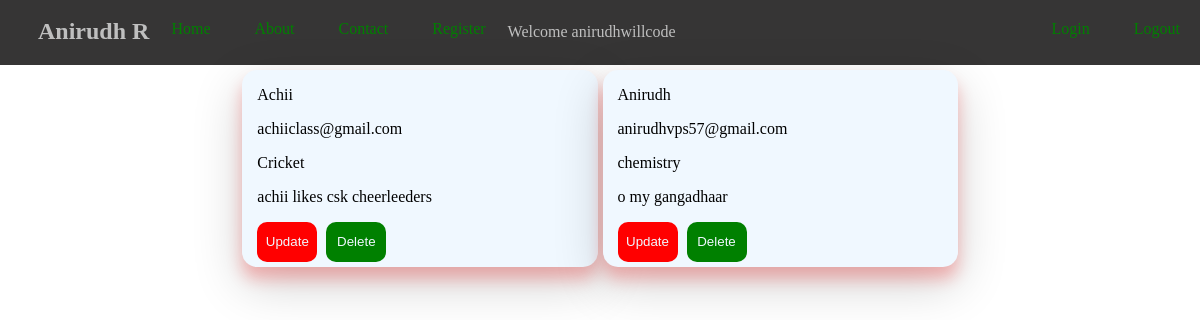
Screenshot of /about (signed in) with the database file from the repository.
### myapp/models.py (models this page shows)
class Contact(models.Model):
    name=models.CharField(max_length=20)
    email=models.EmailField()
    subject=models.CharField(max_length=20)
    message=models.TextField()
    connect=models.ForeignKey( User,on_delete=models.CASCADE,null=True)

### myapp/views.py (the view)
# urls.py: path('about',views.about,name="about"),
def about(request):
    if request.user.is_authenticated:
        a=Contact.objects.filter(connect=request.user)
        return render(request,'about.html',{'obj':a})
    else:
        return render(request,'about.html')

### templates/about.html
{% extends "common.html" %}
{% block body %}
<div id="uio">
{% if user.is_authenticated  %}
{% for i in obj %}
<div class="details">
   <p>{{i.name}}</p>
   <p>{{i.email}}</p>
   <p>{{i.subject}}</p>
   <p>{{i.message}}</p>
   <button id="ra"><a href="/update_contact/{{i.id}}">Update</a></button>
   <button id="ja"><a href="/delete_contact/{{i.id}}">Delete</a></button>
</div>
{%endfor%}
{% else %}
<p> umma watta u want beatings  ahh ?? login re kaamchor </p>
{% endif %}
</div>
{% endblock body %}

### templates/common.html (shortened to what this page needs)
<!DOCTYPE html>
<html lang="en">
<head>
    {% load static %}
    <link rel="stylesheet" href="{% static "dim.css" %}"></head>
<body>
    <nav class="navbar">
        <ul>
            <li class="yu"><h1>Anirudh R</h1></li>
            <li><a class="a" href="/">Home</a></li>
            <li><a class="a" href="/about">About</a></li>
            <li><a class="a" href="/contact">Contact</a></li>
            <li><a class="a" href="/regs">Register</a></li>
            <li id="ion">Welcome {{request.user}}</li>
            <div id="loginlogout">
            <li><a class="a" href="/login_user">Login</a></li>
            <li><a class="a" href="/logout_user">Logout</a></li>
            </div>
        </ul>
    </nav>
    {% block body %}{% endblock body %}
</body>
</html>

### statics/dim.css (style rules this page uses)
.navbar ul { list-style-type: none; background-color: rgb(54, 53, 53); padding: -10px; margin: -10px; overflow: hidden; }
.navbar a { color: white; text-decoration: none; padding: 22px; margin: 0px; display: block; text-align:left; }
.navbar li { float: left; }
.navbar { color: rgb(191, 191, 191); }
.details { background-color:aliceblue; color: rgb(0, 0, 0); width: 30%; border-radius: 15px; border-color: black; }
#uio { display: flex; flex-wrap: wrap; gap:5px; justify-content: center; margin-top: 15px; }
#uio .details a { text-decoration: none; color: aliceblue; }
#uio .details p { margin-left: 15px; }
#ra { background-color: red; margin-left:15px; width:60px; height: 40px; border:transparent; border-radius: 10px; }
#ja { background-color: green; margin-left:5px; margin-bottom: 5px; width:60px; height: 40px; border:transparent; border-radius: 10px; }
.a:link { color: green; }
.details { box-shadow: 0 12px 16px 0 rgba(255, 2, 2, 0.24),0 17px 50px 0 rgba(0,0,0,0.19); }
body { background-color: rgba(255, 255, 255, 0); }
#loginlogout { float:right; }
#ion { padding-top: 25px; }

### rows the page displays
Contact: name "Achii", email "achiiclass@gmail.com", subject "Cricket", message "achii likes csk cheerleeders"
Contact: name "Anirudh", email "anirudhvps57@gmail.com", subject "chemistry", message "o my gangadhaar"

### other values shown
{{ request.user }} "anirudhwillcode"
